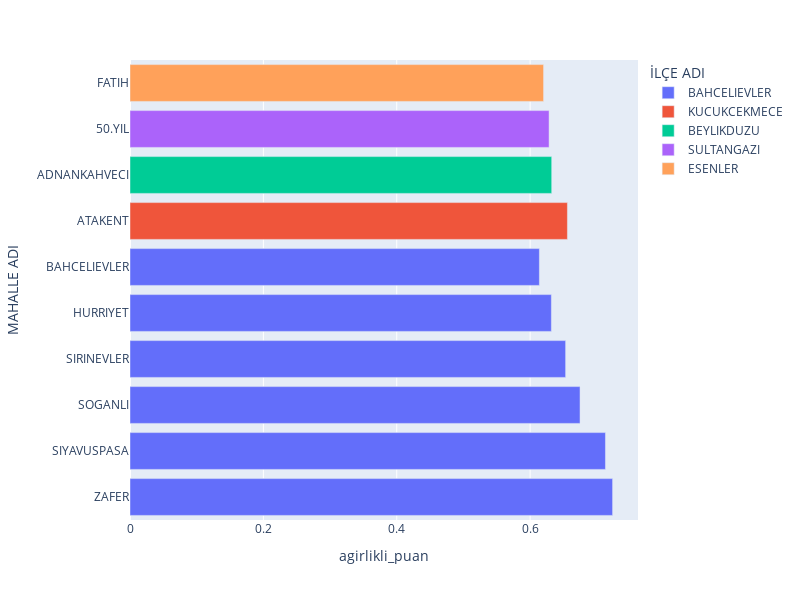

Here is the notebook cell this chart was saved with:
### Code cell
fig = px.bar(en_iyi_esit.head(10), y='MAHALLE ADI', x='agirlikli_puan', color='İLÇE ADI')
fig.update_layout(title_x=0.5, height=600, width = 800)
fig.show()

### Figure 1 — Plotly figure (JSON) as saved in the notebook; plotly's stock layout.template omitted (floating-point values rounded to 4 significant figures)
{"data": [{"alignmentgroup": "True", "hovertemplate": "İLÇE ADI=BAHCELIEVLER<br>agirlikli_puan=%{x}<br>MAHALLE ADI=%{y}<extra></extra>", "legendgroup": "BAHCELIEVLER", "marker": {"color": "#636efa", "pattern": {"shape": ""}}, "name": "BAHCELIEVLER", "offsetgroup": "BAHCELIEVLER", "orientation": "h", "showlegend": true, "textposition": "auto", "type": "bar", "x": [0.7237, 0.713, 0.6749, 0.6533, 0.6319, 0.6139], "xaxis": "x", "y": ["ZAFER", "SIYAVUSPASA", "SOGANLI", "SIRINEVLER", "HURRIYET", "BAHCELIEVLER"], "yaxis": "y"}, {"alignmentgroup": "True", "hovertemplate": "İLÇE ADI=KUCUKCEKMECE<br>agirlikli_puan=%{x}<br>MAHALLE ADI=%{y}<extra></extra>", "legendgroup": "KUCUKCEKMECE", "marker": {"color": "#EF553B", "pattern": {"shape": ""}}, "name": "KUCUKCEKMECE", "offsetgroup": "KUCUKCEKMECE", "orientation": "h", "showlegend": true, "textposition": "auto", "type": "bar", "x": [0.656], "xaxis": "x", "y": ["ATAKENT"], "yaxis": "y"}, {"alignmentgroup": "True", "hovertemplate": "İLÇE ADI=BEYLIKDUZU<br>agirlikli_puan=%{x}<br>MAHALLE ADI=%{y}<extra></extra>", "legendgroup": "BEYLIKDUZU", "marker": {"color": "#00cc96", "pattern": {"shape": ""}}, "name": "BEYLIKDUZU", "offsetgroup": "BEYLIKDUZU", "orientation": "h", "showlegend": true, "textposition": "auto", "type": "bar", "x": [0.6324], "xaxis": "x", "y": ["ADNANKAHVECI"], "yaxis": "y"}, {"alignmentgroup": "True", "hovertemplate": "İLÇE ADI=SULTANGAZI<br>agirlikli_puan=%{x}<br>MAHALLE ADI=%{y}<extra></extra>", "legendgroup": "SULTANGAZI", "marker": {"color": "#ab63fa", "pattern": {"shape": ""}}, "name": "SULTANGAZI", "offsetgroup": "SULTANGAZI", "orientation": "h", "showlegend": true, "textposition": "auto", "type": "bar", "x": [0.6285], "xaxis": "x", "y": ["50.YIL"], "yaxis": "y"}, {"alignmentgroup": "True", "hovertemplate": "İLÇE ADI=ESENLER<br>agirlikli_puan=%{x}<br>MAHALLE ADI=%{y}<extra></extra>", "legendgroup": "ESENLER", "marker": {"color": "#FFA15A", "pattern": {"shape": ""}}, "name": "ESENLER", "offsetgroup": "ESENLER", "orientation": "h", "showlegend": true, "textposition": "auto", "type": "bar", "x": [0.6202], "xaxis": "x", "y": ["FATIH"], "yaxis": "y"}], "layout": {"barmode": "relative", "height": 600, "legend": {"title": {"text": "İLÇE ADI"}, "tracegroupgap": 0}, "margin": {"t": 60}, "title": {"x": 0.5}, "width": 800, "xaxis": {"anchor": "y", "domain": [0, 1], "title": {"text": "agirlikli_puan"}}, "yaxis": {"anchor": "x", "domain": [0, 1], "title": {"text": "MAHALLE ADI"}}}}
